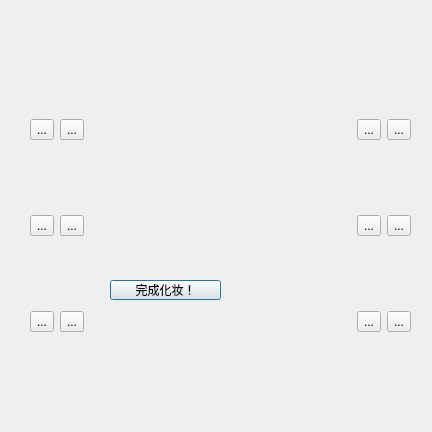
<?xml version="1.0" encoding="UTF-8"?>
<ui version="4.0">
 <class>cosmetic</class>
 <widget class="QDialog" name="cosmetic">
  <property name="geometry">
   <rect>
    <x>0</x>
    <y>0</y>
    <width>432</width>
    <height>432</height>
   </rect>
  </property>
  <property name="maximumSize">
   <size>
    <width>432</width>
    <height>432</height>
   </size>
  </property>
  <property name="windowTitle">
   <string>Dialog</string>
  </property>
  <property name="styleSheet">
   <string notr="true">#cosmetic{border-image: url(:/new/prefix1/clothes/cos.jpg);}</string>
  </property>
  <widget class="QWidget" name="horizontalLayoutWidget">
   <property name="geometry">
    <rect>
     <x>30</x>
     <y>50</y>
     <width>381</width>
     <height>351</height>
    </rect>
   </property>
   <layout class="QHBoxLayout" name="horizontalLayout">
    <item>
     <layout class="QGridLayout" name="gridLayout_2">
      <item row="1" column="1">
       <widget class="QToolButton" name="browgreen">
        <property name="text">
         <string>...</string>
        </property>
        <property name="icon">
         <iconset resource="resource.qrc">
          <normaloff>:/new/prefix1/clothes/browgreen.png</normaloff>:/new/prefix1/clothes/browgreen.png</iconset>
        </property>
        <property name="iconSize">
         <size>
          <width>40</width>
          <height>40</height>
         </size>
        </property>
       </widget>
      </item>
      <item row="0" column="0">
       <widget class="QToolButton" name="eyeblue">
        <property name="text">
         <string>...</string>
        </property>
        <property name="icon">
         <iconset resource="resource.qrc">
          <normaloff>:/new/prefix1/clothes/eyeblue.png</normaloff>:/new/prefix1/clothes/eyeblue.png</iconset>
        </property>
        <property name="iconSize">
         <size>
          <width>40</width>
          <height>40</height>
         </size>
        </property>
       </widget>
      </item>
      <item row="1" column="0">
       <widget class="QToolButton" name="eyepurple">
        <property name="text">
         <string>...</string>
        </property>
        <property name="icon">
         <iconset resource="resource.qrc">
          <normaloff>:/new/prefix1/clothes/eyepurple.png</normaloff>:/new/prefix1/clothes/eyepurple.png</iconset>
        </property>
        <property name="iconSize">
         <size>
          <width>40</width>
          <height>40</height>
         </size>
        </property>
       </widget>
      </item>
      <item row="0" column="1">
       <widget class="QToolButton" name="browpurple">
        <property name="text">
         <string>...</string>
        </property>
        <property name="icon">
         <iconset resource="resource.qrc">
          <normaloff>:/new/prefix1/clothes/browpurple.png</normaloff>:/new/prefix1/clothes/browpurple.png</iconset>
        </property>
        <property name="iconSize">
         <size>
          <width>40</width>
          <height>40</height>
         </size>
        </property>
       </widget>
      </item>
      <item row="2" column="0">
       <widget class="QToolButton" name="eyebrown">
        <property name="text">
         <string>...</string>
        </property>
        <property name="icon">
         <iconset resource="resource.qrc">
          <normaloff>:/new/prefix1/clothes/eyebrown.png</normaloff>:/new/prefix1/clothes/eyebrown.png</iconset>
        </property>
        <property name="iconSize">
         <size>
          <width>40</width>
          <height>40</height>
         </size>
        </property>
       </widget>
      </item>
      <item row="2" column="1">
       <widget class="QToolButton" name="browblack">
        <property name="text">
         <string>...</string>
        </property>
        <property name="icon">
         <iconset resource="resource.qrc">
          <normaloff>:/new/prefix1/clothes/browblack.png</normaloff>:/new/prefix1/clothes/browblack.png</iconset>
        </property>
        <property name="iconSize">
         <size>
          <width>40</width>
          <height>40</height>
         </size>
        </property>
       </widget>
      </item>
     </layout>
    </item>
    <item>
     <widget class="QWidget" name="widget" native="true">
      <widget class="QPushButton" name="finished">
       <property name="geometry">
        <rect>
         <x>20</x>
         <y>230</y>
         <width>111</width>
         <height>20</height>
        </rect>
       </property>
       <property name="maximumSize">
        <size>
         <width>111</width>
         <height>20</height>
        </size>
       </property>
       <property name="text">
        <string>完成化妆！</string>
       </property>
      </widget>
      <widget class="QWidget" name="mirror" native="true">
       <property name="geometry">
        <rect>
         <x>20</x>
         <y>30</y>
         <width>111</width>
         <height>185</height>
        </rect>
       </property>
       <property name="styleSheet">
        <string notr="true">image: url(:/new/prefix1/clothes/face0.png);</string>
       </property>
       <widget class="QWidget" name="hair" native="true">
        <property name="geometry">
         <rect>
          <x>0</x>
          <y>0</y>
          <width>111</width>
          <height>185</height>
         </rect>
        </property>
        <property name="styleSheet">
         <string notr="true">image: url(:/new/prefix1/clothes/hair0.png);</string>
        </property>
       </widget>
      </widget>
     </widget>
    </item>
    <item>
     <layout class="QGridLayout" name="gridLayout">
      <item row="0" column="1">
       <widget class="QToolButton" name="hairorange">
        <property name="text">
         <string>...</string>
        </property>
        <property name="icon">
         <iconset resource="resource.qrc">
          <normaloff>:/new/prefix1/clothes/hair0.png</normaloff>:/new/prefix1/clothes/hair0.png</iconset>
        </property>
        <property name="iconSize">
         <size>
          <width>40</width>
          <height>40</height>
         </size>
        </property>
       </widget>
      </item>
      <item row="0" column="0">
       <widget class="QToolButton" name="mouthred">
        <property name="text">
         <string>...</string>
        </property>
        <property name="icon">
         <iconset resource="resource.qrc">
          <normaloff>:/new/prefix1/clothes/mouthred.png</normaloff>:/new/prefix1/clothes/mouthred.png</iconset>
        </property>
        <property name="iconSize">
         <size>
          <width>40</width>
          <height>40</height>
         </size>
        </property>
       </widget>
      </item>
      <item row="1" column="0">
       <widget class="QToolButton" name="mouthpink">
        <property name="text">
         <string>...</string>
        </property>
        <property name="icon">
         <iconset resource="resource.qrc">
          <normaloff>:/new/prefix1/clothes/mouthpink.png</normaloff>:/new/prefix1/clothes/mouthpink.png</iconset>
        </property>
        <property name="iconSize">
         <size>
          <width>40</width>
          <height>40</height>
         </size>
        </property>
       </widget>
      </item>
      <item row="1" column="1">
       <widget class="QToolButton" name="hairred">
        <property name="text">
         <string>...</string>
        </property>
        <property name="icon">
         <iconset resource="resource.qrc">
          <normaloff>:/new/prefix1/clothes/hair1.png</normaloff>:/new/prefix1/clothes/hair1.png</iconset>
        </property>
        <property name="iconSize">
         <size>
          <width>40</width>
          <height>40</height>
         </size>
        </property>
       </widget>
      </item>
      <item row="2" column="0">
       <widget class="QToolButton" name="mouthorange">
        <property name="text">
         <string>...</string>
        </property>
        <property name="icon">
         <iconset resource="resource.qrc">
          <normaloff>:/new/prefix1/clothes/mouthorange.png</normaloff>:/new/prefix1/clothes/mouthorange.png</iconset>
        </property>
        <property name="iconSize">
         <size>
          <width>40</width>
          <height>40</height>
         </size>
        </property>
       </widget>
      </item>
      <item row="2" column="1">
       <widget class="QToolButton" name="hairblonde">
        <property name="text">
         <string>...</string>
        </property>
        <property name="icon">
         <iconset resource="resource.qrc">
          <normaloff>:/new/prefix1/clothes/hair2.png</normaloff>:/new/prefix1/clothes/hair2.png</iconset>
        </property>
        <property name="iconSize">
         <size>
          <width>40</width>
          <height>40</height>
         </size>
        </property>
       </widget>
      </item>
     </layout>
    </item>
   </layout>
  </widget>
 </widget>
 <resources>
  <include location="resource.qrc"/>
 </resources>
 <connections/>
</ui>
